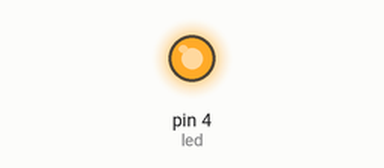
Recording of a sketch running on a simulated Arduino Uno, built with avr-gcc and run on an emulated ATmega328P. Shown: output pins drawn as LEDs (lit = HIGH).

Above: at 1.7 s.
At 5.2 s:
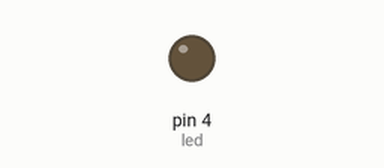
Timing chart, 0 to 9.1 s (numbered marks = the images above):
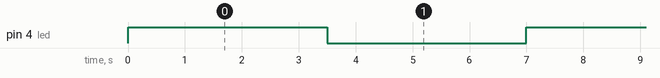

The sketch:

xitkj115.ino
```cpp
int led = 4;

void setup()
{
  pinMode(led, OUTPUT);
}
void loop()
{
  digitalWrite(led, HIGH);
  delay(3500);
  digitalWrite(led, LOW);
  delay(3500);
}
```

Measured:
- by itself, pin 4 (led): alternates HIGH for 3.5 s and LOW for 3.5 s
